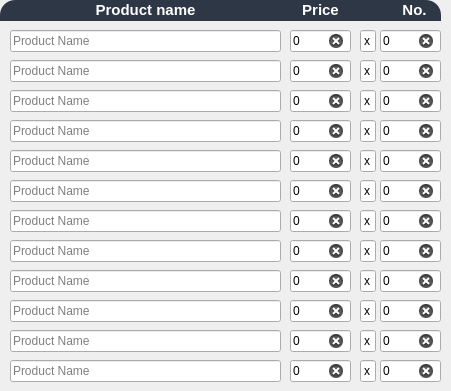
   <widget class="QWidget" name="q_p_widget" native="true">
    <property name="geometry">
     <rect>
      <x>10</x>
      <y>150</y>
      <width>451</width>
      <height>391</height>
     </rect>
    </property>
    <property name="locale">
     <locale language="English" country="India"/>
    </property>
    <widget class="QLineEdit" name="q_p_1pn">
     <property name="geometry">
      <rect>
       <x>10</x>
       <y>30</y>
       <width>271</width>
       <height>22</height>
      </rect>
     </property>
     <property name="placeholderText">
      <string>Product Name</string>
     </property>
    </widget>
    <widget class="QLineEdit" name="q_p_1x">
     <property name="geometry">
      <rect>
       <x>360</x>
       <y>30</y>
       <width>16</width>
       <height>22</height>
      </rect>
     </property>
     <property name="text">
      <string>x</string>
     </property>
     <property name="alignment">
      <set>Qt::AlignCenter</set>
     </property>
     <property name="readOnly">
      <bool>true</bool>
     </property>
    </widget>
    <widget class="QLabel" name="q_p_label_1">
     <property name="geometry">
      <rect>
       <x>10</x>
       <y>0</y>
       <width>271</width>
       <height>20</height>
      </rect>
     </property>
     <property name="styleSheet">
      <string notr="true">color: rgb(255, 255, 255);
font: italic 9pt &quot;Segoe UI&quot;;</string>
     </property>
     <property name="text">
      <string>&lt;html&gt;&lt;head/&gt;&lt;body&gt;&lt;p align=&quot;center&quot;&gt;&lt;span style=&quot; font-size:11pt; font-weight:700;&quot;&gt;Product name&lt;/span&gt;&lt;/p&gt;&lt;/body&gt;&lt;/html&gt;</string>
     </property>
    </widget>
    <widget class="QLineEdit" name="q_p_2x">
     <property name="geometry">
      <rect>
       <x>360</x>
       <y>60</y>
       <width>16</width>
       <height>22</height>
      </rect>
     </property>
     <property name="text">
      <string>x</string>
     </property>
     <property name="alignment">
      <set>Qt::AlignCenter</set>
     </property>
     <property name="readOnly">
      <bool>true</bool>
     </property>
    </widget>
    <widget class="QLineEdit" name="q_p_2pn">
     <property name="geometry">
      <rect>
       <x>10</x>
       <y>60</y>
       <width>271</width>
       <height>22</height>
      </rect>
     </property>
     <property name="placeholderText">
      <string>Product Name</string>
     </property>
    </widget>
    <widget class="QLineEdit" name="q_p_3x">
     <property name="geometry">
      <rect>
       <x>360</x>
       <y>90</y>
       <width>16</width>
       <height>22</height>
      </rect>
     </property>
     <property name="text">
      <string>x</string>
     </property>
     <property name="alignment">
      <set>Qt::AlignCenter</set>
     </property>
     <property name="readOnly">
      <bool>true</bool>
     </property>
    </widget>
    <widget class="QLineEdit" name="q_p_3pn">
     <property name="geometry">
      <rect>
       <x>10</x>
       <y>90</y>
       <width>271</width>
       <height>22</height>
      </rect>
     </property>
     <property name="placeholderText">
      <string>Product Name</string>
     </property>
    </widget>
    <widget class="QLineEdit" name="q_p_4pn">
     <property name="geometry">
      <rect>
       <x>10</x>
       <y>120</y>
       <width>271</width>
       <height>22</height>
      </rect>
     </property>
     <property name="placeholderText">
      <string>Product Name</string>
     </property>
    </widget>
    <widget class="QLineEdit" name="q_p_4x">
     <property name="geometry">
      <rect>
       <x>360</x>
       <y>120</y>
       <width>16</width>
       <height>22</height>
      </rect>
     </property>
     <property name="text">
      <string>x</string>
     </property>
     <property name="alignment">
      <set>Qt::AlignCenter</set>
     </property>
     <property name="readOnly">
      <bool>true</bool>
     </property>
    </widget>
    <widget class="QLineEdit" name="q_p_5pn">
     <property name="geometry">
      <rect>
       <x>10</x>
       <y>150</y>
       <width>271</width>
       <height>22</height>
      </rect>
     </property>
     <property name="placeholderText">
      <string>Product Name</string>
     </property>
    </widget>
    <widget class="QLineEdit" name="q_p_5x">
     <property name="geometry">
      <rect>
       <x>360</x>
       <y>150</y>
       <width>16</width>
       <height>22</height>
      </rect>
     </property>
     <property name="text">
      <string>x</string>
     </property>
     <property name="alignment">
      <set>Qt::AlignCenter</set>
     </property>
     <property name="readOnly">
      <bool>true</bool>
     </property>
    </widget>
    <widget class="QLineEdit" name="q_p_6pn">
     <property name="geometry">
      <rect>
       <x>10</x>
       <y>180</y>
       <width>271</width>
       <height>22</height>
      </rect>
     </property>
     <property name="placeholderText">
      <string>Product Name</string>
     </property>
    </widget>
    <widget class="QLineEdit" name="q_p_6x">
     <property name="geometry">
      <rect>
       <x>360</x>
       <y>180</y>
       <width>16</width>
       <height>22</height>
      </rect>
     </property>
     <property name="text">
      <string>x</string>
     </property>
     <property name="alignment">
      <set>Qt::AlignCenter</set>
     </property>
     <property name="readOnly">
      <bool>true</bool>
     </property>
    </widget>
    <widget class="QLineEdit" name="q_p_7pn">
     <property name="geometry">
      <rect>
       <x>10</x>
       <y>210</y>
       <width>271</width>
       <height>22</height>
      </rect>
     </property>
     <property name="placeholderText">
      <string>Product Name</string>
     </property>
    </widget>
    <widget class="QLineEdit" name="q_p_7x">
     <property name="geometry">
      <rect>
       <x>360</x>
       <y>210</y>
       <width>16</width>
       <height>22</height>
      </rect>
     </property>
     <property name="text">
      <string>x</string>
     </property>
     <property name="alignment">
      <set>Qt::AlignCenter</set>
     </property>
     <property name="readOnly">
      <bool>true</bool>
     </property>
    </widget>
    <widget class="QLineEdit" name="q_p_9x">
     <property name="geometry">
      <rect>
       <x>360</x>
       <y>270</y>
       <width>16</width>
       <height>22</height>
      </rect>
     </property>
     <property name="text">
      <string>x</string>
     </property>
     <property name="alignment">
      <set>Qt::AlignCenter</set>
     </property>
     <property name="readOnly">
      <bool>true</bool>
     </property>
    </widget>
    <widget class="QLineEdit" name="q_p_12pn">
     <property name="geometry">
      <rect>
       <x>10</x>
       <y>360</y>
       <width>271</width>
       <height>22</height>
      </rect>
     </property>
     <property name="placeholderText">
      <string>Product Name</string>
     </property>
    </widget>
    <widget class="QLineEdit" name="q_p_11x">
     <property name="geometry">
      <rect>
       <x>360</x>
       <y>330</y>
       <width>16</width>
       <height>22</height>
      </rect>
     </property>
     <property name="text">
      <string>x</string>
     </property>
     <property name="alignment">
      <set>Qt::AlignCenter</set>
     </property>
     <property name="readOnly">
      <bool>true</bool>
     </property>
    </widget>
    <widget class="QLineEdit" name="q_p_8pn">
     <property name="geometry">
      <rect>
       <x>10</x>
       <y>240</y>
       <width>271</width>
       <height>22</height>
      </rect>
     </property>
     <property name="placeholderText">
      <string>Product Name</string>
     </property>
    </widget>
    <widget class="QLineEdit" name="q_p_10pn">
     <property name="geometry">
      <rect>
       <x>10</x>
       <y>300</y>
       <width>271</width>
       <height>22</height>
      </rect>
     </property>
     <property name="placeholderText">
      <string>Product Name</string>
     </property>
    </widget>
    <widget class="QLineEdit" name="q_p_8x">
     <property name="geometry">
      <rect>
       <x>360</x>
       <y>240</y>
       <width>16</width>
       <height>22</height>
      </rect>
     </property>
     <property name="text">
      <string>x</string>
     </property>
     <property name="alignment">
      <set>Qt::AlignCenter</set>
     </property>
     <property name="readOnly">
      <bool>true</bool>
     </property>
    </widget>
    <widget class="QLineEdit" name="q_p_11pn">
     <property name="geometry">
      <rect>
       <x>10</x>
       <y>330</y>
       <width>271</width>
       <height>22</height>
      </rect>
     </property>
     <property name="placeholderText">
      <string>Product Name</string>
     </property>
    </widget>
    <widget class="QLineEdit" name="q_p_12x">
     <property name="geometry">
      <rect>
       <x>360</x>
       <y>360</y>
       <width>16</width>
       <height>22</height>
      </rect>
     </property>
     <property name="text">
      <string>x</string>
     </property>
     <property name="alignment">
      <set>Qt::AlignCenter</set>
     </property>
     <property name="readOnly">
      <bool>true</bool>
     </property>
    </widget>
    <widget class="QLineEdit" name="q_p_10x">
     <property name="geometry">
      <rect>
       <x>360</x>
       <y>300</y>
       <width>16</width>
       <height>22</height>
      </rect>
     </property>
     <property name="text">
      <string>x</string>
     </property>
     <property name="alignment">
      <set>Qt::AlignCenter</set>
     </property>
     <property name="readOnly">
      <bool>true</bool>
     </property>
    </widget>
    <widget class="QLineEdit" name="q_p_9pn">
     <property name="geometry">
      <rect>
       <x>10</x>
       <y>270</y>
       <width>271</width>
       <height>22</height>
      </rect>
     </property>
     <property name="placeholderText">
      <string>Product Name</string>
     </property>
    </widget>
    <widget class="QLineEdit" name="q_p_12p">
     <property name="geometry">
      <rect>
       <x>290</x>
       <y>360</y>
       <width>61</width>
       <height>22</height>
      </rect>
     </property>
     <property name="text">
      <string>0</string>
     </property>
     <property name="clearButtonEnabled">
      <bool>true</bool>
     </property>
    </widget>
    <widget class="QLineEdit" name="q_p_3p">
     <property name="geometry">
      <rect>
       <x>290</x>
       <y>90</y>
       <width>61</width>
       <height>22</height>
      </rect>
     </property>
     <property name="text">
      <string>0</string>
     </property>
     <property name="placeholderText">
      <string/>
     </property>
     <property name="clearButtonEnabled">
      <bool>true</bool>
     </property>
    </widget>
    <widget class="QLineEdit" name="q_p_5p">
     <property name="geometry">
      <rect>
       <x>290</x>
       <y>150</y>
       <width>61</width>
       <height>22</height>
      </rect>
     </property>
     <property name="text">
      <string>0</string>
     </property>
     <property name="placeholderText">
      <string/>
     </property>
     <property name="clearButtonEnabled">
      <bool>true</bool>
     </property>
    </widget>
    <widget class="QLineEdit" name="q_p_6p">
     <property name="geometry">
      <rect>
       <x>290</x>
       <y>180</y>
       <width>61</width>
       <height>22</height>
      </rect>
     </property>
     <property name="text">
      <string>0</string>
     </property>
     <property name="placeholderText">
      <string/>
     </property>
     <property name="clearButtonEnabled">
      <bool>true</bool>
     </property>
    </widget>
    <widget class="QLineEdit" name="q_p_7p">
     <property name="geometry">
      <rect>
       <x>290</x>
       <y>210</y>
       <width>61</width>
       <height>22</height>
      </rect>
     </property>
     <property name="text">
      <string>0</string>
     </property>
     <property name="placeholderText">
      <string/>
     </property>
     <property name="clearButtonEnabled">
      <bool>true</bool>
     </property>
    </widget>
    <widget class="QLineEdit" name="q_p_9p">
     <property name="geometry">
      <rect>
       <x>290</x>
       <y>270</y>
       <width>61</width>
       <height>22</height>
      </rect>
     </property>
     <property name="text">
      <string>0</string>
     </property>
     <property name="clearButtonEnabled">
      <bool>true</bool>
     </property>
    </widget>
    <widget class="QLineEdit" name="q_p_4p">
     <property name="geometry">
      <rect>
       <x>290</x>
       <y>120</y>
       <width>61</width>
       <height>22</height>
      </rect>
     </property>
     <property name="text">
      <string>0</string>
     </property>
     <property name="placeholderText">
      <string/>
     </property>
     <property name="clearButtonEnabled">
      <bool>true</bool>
     </property>
    </widget>
    <widget class="QLineEdit" name="q_p_10p">
     <property name="geometry">
      <rect>
       <x>290</x>
       <y>300</y>
       <width>61</width>
       <height>22</height>
      </rect>
     </property>
     <property name="text">
      <string>0</string>
     </property>
     <property name="clearButtonEnabled">
      <bool>true</bool>
     </property>
    </widget>
    <widget class="QLineEdit" name="q_p_2p">
     <property name="geometry">
      <rect>
       <x>290</x>
       <y>60</y>
       <width>61</width>
       <height>22</height>
      </rect>
     </property>
     <property name="text">
      <string>0</string>
     </property>
     <property name="placeholderText">
      <string/>
     </property>
     <property name="clearButtonEnabled">
      <bool>true</bool>
     </property>
    </widget>
    <widget class="QLineEdit" name="q_p_8p">
     <property name="geometry">
      <rect>
       <x>290</x>
       <y>240</y>
       <width>61</width>
       <height>22</height>
      </rect>
     </property>
     <property name="text">
      <string>0</string>
     </property>
     <property name="clearButtonEnabled">
      <bool>true</bool>
     </property>
    </widget>
    <widget class="QLineEdit" name="q_p_11p">
     <property name="geometry">
      <rect>
       <x>290</x>
       <y>330</y>
       <width>61</width>
       <height>22</height>
      </rect>
     </property>
     <property name="text">
      <string>0</string>
     </property>
     <property name="clearButtonEnabled">
      <bool>true</bool>
     </property>
    </widget>
    <widget class="QLineEdit" name="q_p_1p">
     <property name="geometry">
      <rect>
       <x>290</x>
       <y>30</y>
       <width>61</width>
       <height>22</height>
      </rect>
     </property>
     <property name="accessibleDescription">
      <string/>
     </property>
     <property name="autoFillBackground">
      <bool>false</bool>
     </property>
     <property name="inputMethodHints">
      <set>Qt::ImhDigitsOnly</set>
     </property>
     <property name="text">
      <string>0</string>
     </property>
     <property name="echoMode">
      <enum>QLineEdit::Normal</enum>
     </property>
     <property name="placeholderText">
      <string/>
     </property>
     <property name="cursorMoveStyle">
      <enum>Qt::LogicalMoveStyle</enum>
     </property>
     <property name="clearButtonEnabled">
      <bool>true</bool>
     </property>
    </widget>
    <widget class="QLabel" name="q_p_label_3">
     <property name="geometry">
      <rect>
       <x>290</x>
       <y>0</y>
       <width>61</width>
       <height>20</height>
      </rect>
     </property>
     <property name="styleSheet">
      <string notr="true">color: rgb(255, 255, 255);
font: italic 9pt &quot;Segoe UI&quot;;</string>
     </property>
     <property name="text">
      <string>&lt;html&gt;&lt;head/&gt;&lt;body&gt;&lt;p align=&quot;center&quot;&gt;&lt;span style=&quot; font-size:11pt; font-weight:700;&quot;&gt;Price&lt;/span&gt;&lt;/p&gt;&lt;/body&gt;&lt;/html&gt;</string>
     </property>
    </widget>
    <widget class="QLabel" name="q_p_label">
     <property name="geometry">
      <rect>
       <x>0</x>
       <y>0</y>
       <width>441</width>
       <height>21</height>
      </rect>
     </property>
     <property name="styleSheet">
      <string notr="true">background-color: rgb(45, 55, 69);
font: 28pt &quot;Times New Roman&quot;;
color: rgb(255, 255, 255);
border-top-right-radius:15px;
border-top-left-radius:15px;
</string>
     </property>
     <property name="text">
      <string/>
     </property>
    </widget>
    <widget class="QLabel" name="q_p_label_2">
     <property name="geometry">
      <rect>
       <x>390</x>
       <y>0</y>
       <width>49</width>
       <height>21</height>
      </rect>
     </property>
     <property name="styleSheet">
      <string notr="true">color: rgb(255, 255, 255);
font: italic 9pt &quot;Segoe UI&quot;;</string>
     </property>
     <property name="text">
      <string>&lt;html&gt;&lt;head/&gt;&lt;body&gt;&lt;p align=&quot;center&quot;&gt;&lt;span style=&quot; font-size:11pt; font-weight:700;&quot;&gt;No.&lt;/span&gt;&lt;/p&gt;&lt;/body&gt;&lt;/html&gt;</string>
     </property>
    </widget>
    <widget class="QLineEdit" name="q_p_12n">
     <property name="geometry">
      <rect>
       <x>380</x>
       <y>360</y>
       <width>61</width>
       <height>22</height>
      </rect>
     </property>
     <property name="text">
      <string>0</string>
     </property>
     <property name="clearButtonEnabled">
      <bool>true</bool>
     </property>
    </widget>
    <widget class="QLineEdit" name="q_p_1n">
     <property name="geometry">
      <rect>
       <x>380</x>
       <y>30</y>
       <width>61</width>
       <height>22</height>
      </rect>
     </property>
     <property name="inputMethodHints">
      <set>Qt::ImhDigitsOnly</set>
     </property>
     <property name="text">
      <string>0</string>
     </property>
     <property name="echoMode">
      <enum>QLineEdit::Normal</enum>
     </property>
     <property name="placeholderText">
      <string/>
     </property>
     <property name="clearButtonEnabled">
      <bool>true</bool>
     </property>
    </widget>
    <widget class="QLineEdit" name="q_p_3n">
     <property name="geometry">
      <rect>
       <x>380</x>
       <y>90</y>
       <width>61</width>
       <height>22</height>
      </rect>
     </property>
     <property name="text">
      <string>0</string>
     </property>
     <property name="placeholderText">
      <string/>
     </property>
     <property name="clearButtonEnabled">
      <bool>true</bool>
     </property>
    </widget>
    <widget class="QLineEdit" name="q_p_5n">
     <property name="geometry">
      <rect>
       <x>380</x>
       <y>150</y>
       <width>61</width>
       <height>22</height>
      </rect>
     </property>
     <property name="text">
      <string>0</string>
     </property>
     <property name="placeholderText">
      <string/>
     </property>
     <property name="clearButtonEnabled">
      <bool>true</bool>
     </property>
    </widget>
    <widget class="QLineEdit" name="q_p_6n">
     <property name="geometry">
      <rect>
       <x>380</x>
       <y>180</y>
       <width>61</width>
       <height>22</height>
      </rect>
     </property>
     <property name="text">
      <string>0</string>
     </property>
     <property name="placeholderText">
      <string/>
     </property>
     <property name="clearButtonEnabled">
      <bool>true</bool>
     </property>
    </widget>
    <widget class="QLineEdit" name="q_p_7n">
     <property name="geometry">
      <rect>
       <x>380</x>
       <y>210</y>
       <width>61</width>
       <height>22</height>
      </rect>
     </property>
     <property name="text">
      <string>0</string>
     </property>
     <property name="placeholderText">
      <string/>
     </property>
     <property name="clearButtonEnabled">
      <bool>true</bool>
     </property>
    </widget>
    <widget class="QLineEdit" name="q_p_9n">
     <property name="geometry">
      <rect>
       <x>380</x>
       <y>270</y>
       <width>61</width>
       <height>22</height>
      </rect>
     </property>
     <property name="text">
      <string>0</string>
     </property>
     <property name="clearButtonEnabled">
      <bool>true</bool>
     </property>
    </widget>
    <widget class="QLineEdit" name="q_p_4n">
     <property name="geometry">
      <rect>
       <x>380</x>
       <y>120</y>
       <width>61</width>
       <height>22</height>
      </rect>
     </property>
     <property name="text">
      <string>0</string>
     </property>
     <property name="placeholderText">
      <string/>
     </property>
     <property name="clearButtonEnabled">
      <bool>true</bool>
     </property>
    </widget>
    <widget class="QLineEdit" name="q_p_10n">
     <property name="geometry">
      <rect>
       <x>380</x>
       <y>300</y>
       <width>61</width>
       <height>22</height>
      </rect>
     </property>
     <property name="text">
      <string>0</string>
     </property>
     <property name="clearButtonEnabled">
      <bool>true</bool>
     </property>
    </widget>
    <widget class="QLineEdit" name="q_p_2n">
     <property name="geometry">
      <rect>
       <x>380</x>
       <y>60</y>
       <width>61</width>
       <height>22</height>
      </rect>
     </property>
     <property name="text">
      <string>0</string>
     </property>
     <property name="placeholderText">
      <string/>
     </property>
     <property name="clearButtonEnabled">
      <bool>true</bool>
     </property>
    </widget>
    <widget class="QLineEdit" name="q_p_8n">
     <property name="geometry">
      <rect>
       <x>380</x>
       <y>240</y>
       <width>61</width>
       <height>22</height>
      </rect>
     </property>
     <property name="text">
      <string>0</string>
     </property>
     <property name="clearButtonEnabled">
      <bool>true</bool>
     </property>
    </widget>
    <widget class="QLineEdit" name="q_p_11n">
     <property name="geometry">
      <rect>
       <x>380</x>
       <y>330</y>
       <width>61</width>
       <height>22</height>
      </rect>
     </property>
     <property name="text">
      <string>0</string>
     </property>
     <property name="clearButtonEnabled">
      <bool>true</bool>
     </property>
    </widget>
    <zorder>q_p_label</zorder>
    <zorder>q_p_1pn</zorder>
    <zorder>q_p_1x</zorder>
    <zorder>q_p_label_1</zorder>
    <zorder>q_p_2x</zorder>
    <zorder>q_p_2pn</zorder>
    <zorder>q_p_3x</zorder>
    <zorder>q_p_3pn</zorder>
    <zorder>q_p_4pn</zorder>
    <zorder>q_p_4x</zorder>
    <zorder>q_p_5pn</zorder>
    <zorder>q_p_5x</zorder>
    <zorder>q_p_6pn</zorder>
    <zorder>q_p_6x</zorder>
    <zorder>q_p_7pn</zorder>
    <zorder>q_p_7x</zorder>
    <zorder>q_p_9x</zorder>
    <zorder>q_p_12pn</zorder>
    <zorder>q_p_11x</zorder>
    <zorder>q_p_8pn</zorder>
    <zorder>q_p_10pn</zorder>
    <zorder>q_p_8x</zorder>
    <zorder>q_p_11pn</zorder>
    <zorder>q_p_12x</zorder>
    <zorder>q_p_10x</zorder>
    <zorder>q_p_9pn</zorder>
    <zorder>q_p_12p</zorder>
    <zorder>q_p_3p</zorder>
    <zorder>q_p_5p</zorder>
    <zorder>q_p_6p</zorder>
    <zorder>q_p_7p</zorder>
    <zorder>q_p_9p</zorder>
    <zorder>q_p_4p</zorder>
    <zorder>q_p_10p</zorder>
    <zorder>q_p_2p</zorder>
    <zorder>q_p_8p</zorder>
    <zorder>q_p_11p</zorder>
    <zorder>q_p_1p</zorder>
    <zorder>q_p_label_3</zorder>
    <zorder>q_p_label_2</zorder>
    <zorder>q_p_12n</zorder>
    <zorder>q_p_1n</zorder>
    <zorder>q_p_3n</zorder>
    <zorder>q_p_5n</zorder>
    <zorder>q_p_6n</zorder>
    <zorder>q_p_7n</zorder>
    <zorder>q_p_9n</zorder>
    <zorder>q_p_4n</zorder>
    <zorder>q_p_10n</zorder>
    <zorder>q_p_2n</zorder>
    <zorder>q_p_8n</zorder>
    <zorder>q_p_11n</zorder>
   </widget>
